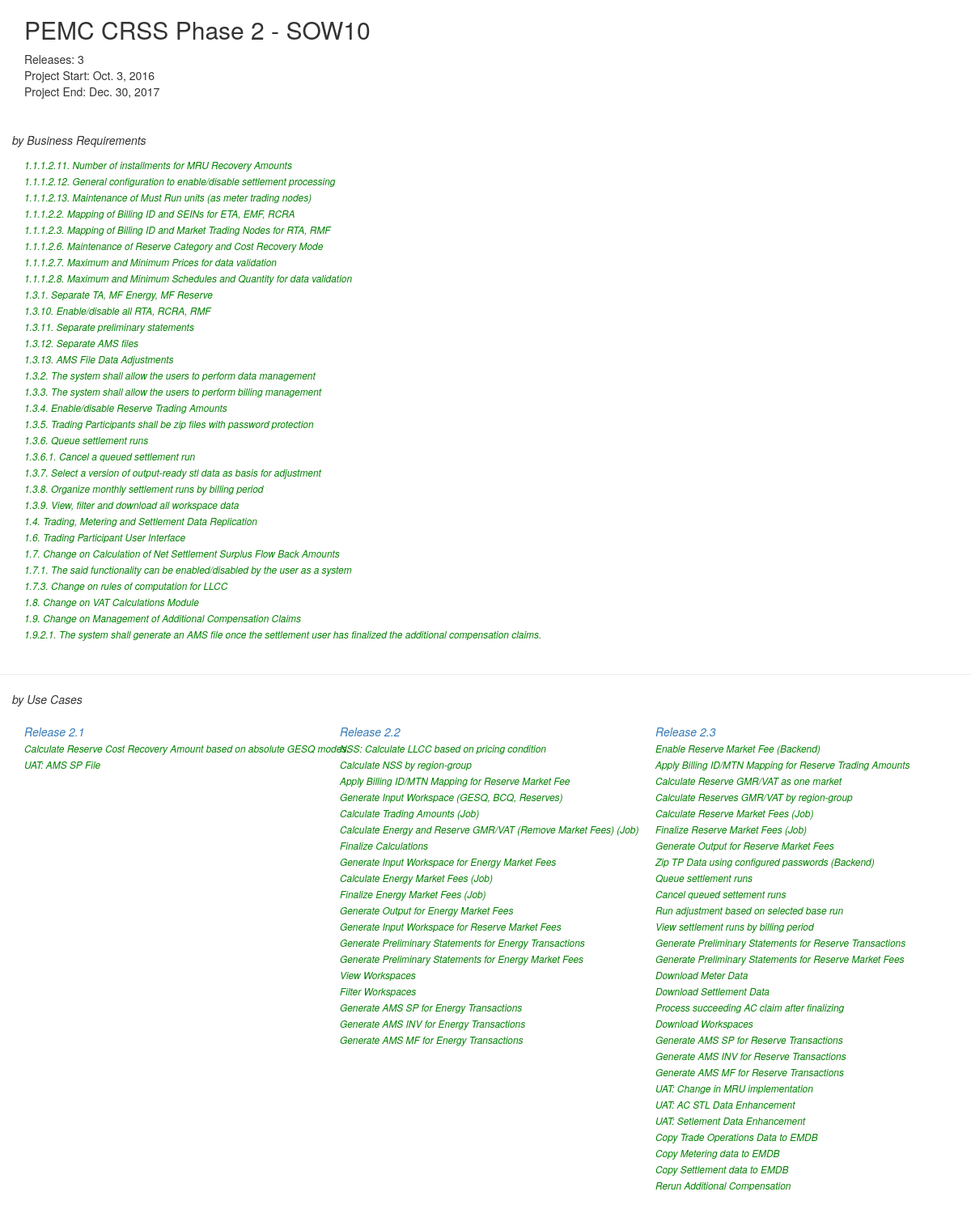
/joan/project/1/, run on an earlier commit of the app's database.
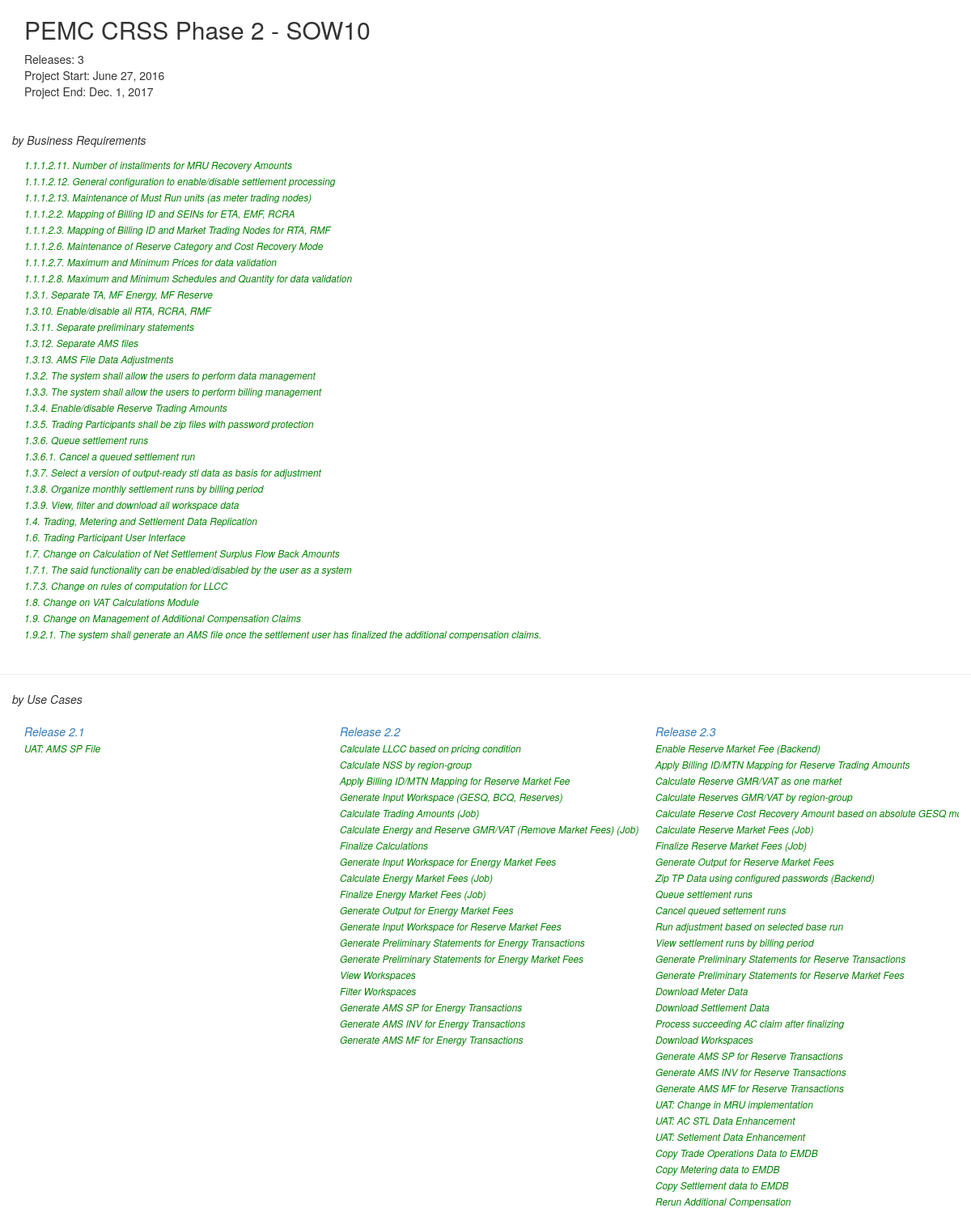
And on a later commit of the database.
### joan/models.py (models this page shows, shortened)
class Project (models.Model):
    project_name = models.CharField(max_length=50,unique = True)
    slug = models.SlugField(max_length=10, null=True,unique=True)
    project_company = models.CharField(max_length=50)
    project_description = models.CharField(max_length=50)
    project_start_date = models.DateField(blank=True,null=True)
    project_end_date = models.DateField(blank=True, null=True)
    created_at = models.DateTimeField(auto_now_add=True,null=True)
    updated_at = models.DateTimeField(auto_now=True,null=True)

class Requirement(models.Model):
    project = models.ForeignKey(Project, on_delete=models.CASCADE, default=DEFAULT_PROJECT)
    reqd_id = models.CharField('No.',max_length=15,blank=True)
    requirement_heading = models.CharField('Category', max_length=70,blank=True)
    requirement_text = models.CharField('Requirement Name', max_length=300)
    requirement_details = models.TextField('Details',max_length=400,blank=True,null=True)
    created_at = models.DateTimeField(auto_now_add=True,null=True)
    updated_at = models.DateTimeField(auto_now=True,null=True)
    def __str__(self):
        return self.reqd_id + " " + self.requirement_heading
    class Meta:
        ordering = ['reqd_id', 'id']

class Release (models.Model):
    project = models.ForeignKey(Project, on_delete=models.CASCADE, default=DEFAULT_PROJECT)
    release_name = models.CharField(max_length=50)
    release_target_date = models.DateField(blank=True, null=True)
    release_actual_date = models.DateField(blank=True, null=True)
    release_uat_start_date = models.DateField(blank=True, null=True)
    release_uat_end_date = models.DateField(blank=True, null=True)
    release_details = models.CharField(max_length=70,blank=True)
    def __str__(self):
        return "Release " + self.release_name

class Feature(models.Model):
    project = models.ForeignKey(Project, on_delete=models.CASCADE, default=DEFAULT_PROJECT)
    requirement = models.ManyToManyField(Requirement)
    release = models.ForeignKey(Release, on_delete=models.CASCADE, null=True, blank=True)
    feature_heading = models.CharField('Category', max_length=50,blank=True)
    feature_text = models.CharField('Feature Name', max_length=200)
    feature_details = models.TextField('Details',max_length=300,blank=True,null=True)
    created_at = models.DateTimeField(auto_now_add=True,null=True)
    updated_at = models.DateTimeField(auto_now=True,null=True)
    def __str__(self):
        return self.feature_text

### joan/views.py (the view)
# urls.py: url(r'^project/(?P<pk>[a-zA-Z0-9-]+)/$', views.ProjectView.as_view(), name='project'),
class ProjectView(generic.DetailView):
    model = Project
    template_name = 'joan/project.html'
    pk_url_kwarg = 'pk'

### joan/templates/joan/project.html (shortened to what this page needs)
{% load static %}
{% load bootstrap3 %}
{% bootstrap_css %}
<link rel="stylesheet" type="text/css" href="{% static 'joan/style.css' %}" />
<div class="container">
<h2>{{ project.project_name }}</h2>
Releases: {{ project.release_set.count }}  <br>
Project Start: {{ project.project_start_date }}  <br>
Project End: {{ project.project_end_date}}
</div>
<div class="container horizontal-scroll">
   <div class="row">
     <em>by Business Requirements</em<br><br>
    <ul class="list-unstyled">
     <div class="col-xs-4">
        {% for requirement in project.requirement_set.all %}
        <li><small><li><a href="{% url 'joan:requirement' requirement.id %}">{{ requirement }}</a></small></li>
        {% endfor %}
        <br>
      </div>
    </ul>
    </div>
</div>
<hr>
<div class="container horizontal-scroll">
   <div class="row">
     <em>by Use Cases</em><br><br>
    <ul class="list-unstyled">
    {% for release in project.release_set.all %}
     <div class="col-xs-4">
      <a href="{% url 'joan:release' release.id %}">{{ release }} </a>
        {% for feature in release.feature_set.all %}
          <li><small><a href="{% url 'joan:feature' feature.id %}">{{ feature }}</a></small></li>
        {% endfor %}
        <br>
      </div>
    {% endfor %}
    </ul>
    </div>
</div>

What changed in the data, as far as the page shows it:
changed Project "PEMC CRSS Phase 2 - SOW10": project_start_date "Oct. 3, 2016" → "June 27, 2016"; project_end_date "Dec. 30, 2017" → "Dec. 1, 2017"
changed Release "Release 2.1": loses Feature (feature_text "Calculate Reserve Cost Recovery Amount based on absolute GESQ modes.")
changed Feature: feature_text "NSS: Calculate LLCC based on pricing condition" → "Calculate LLCC based on pricing condition"
changed Release "Release 2.3": gains Feature (feature_text "Calculate Reserve Cost Recovery Amount based on absolute GESQ…")
